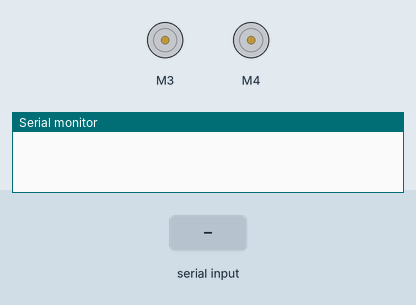
Recording of a sketch running on a simulated Arduino Uno, built with avr-gcc and run on an emulated ATmega328P. Parts: 2 × DC motor (green arrow = forward, orange = backward, longer = faster), the last lines printed to the serial monitor. The test bench sets the inputs (shaded band).

Above: at 1.2 s.
1.3 s: "G\n" received over Serial
At 2.0 s:
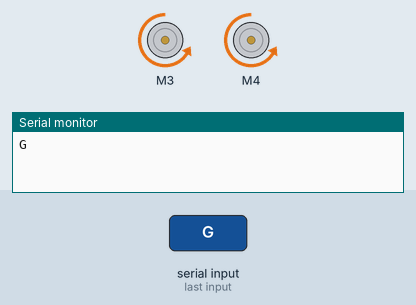
2.8 s: "B\n" received over Serial
At 3.2 s:
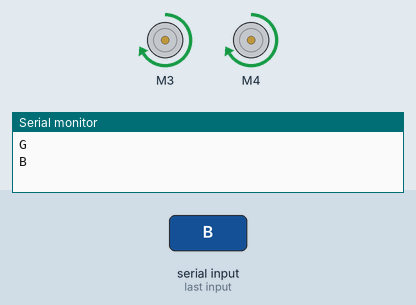
4.3 s: "R\n" received over Serial
At 5.5 s:
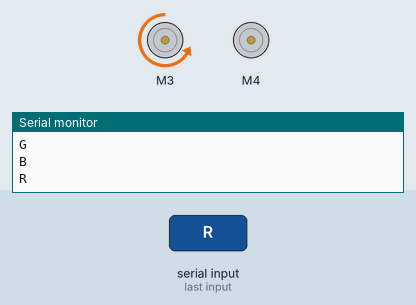
5.8 s: "L\n" received over Serial
At 6.5 s:
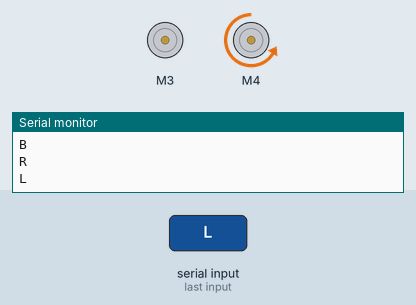
Timing chart, 0 to 8.3 s (numbered marks = the images above; inputs shaded):
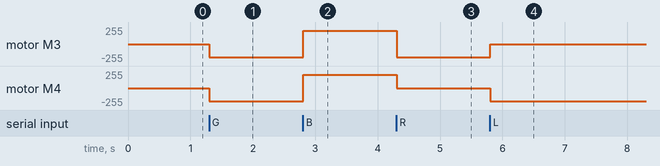

Measured:
- after the input at 1.3 s, motor M3, motor M4: stopped → backward 200/255 at once
- after the input at 2.8 s, motor M3, motor M4: backward 200/255 → forward 200/255 at once
- after the input at 4.3 s, motor M3: forward 200/255 → backward 200/255 at once; motor M4: forward 200/255 → stopped at once
- after the input at 5.8 s, motor M3: backward 200/255 → stopped at once; motor M4: stopped → backward 200/255 at once

The sketch:

serial.ino
```cpp
#include	<AFMotor.h>

// motor speed
#define MAX_VEL 200
#define MID_VEL 150

#define BACK_VEL 200  // 후진 속도

#define SMALL_DELAY_TIME 120  // 회전 시간
#define TINY_DELAY_TIME 100   // 직진 시간
#define BACK_DELAY_TIME 80    // 후진 시간


/*
motor pin number
a: right motor
b: left motor
*/

AF_DCMotor	a(3);
AF_DCMotor	b(4);

/*
constant delay time
delay time is wheel operation time
if the delay time is longer, the wheel operation time is longer.
*/

void setup()
{
	Serial.begin(9600);

	a.setSpeed(200);
	b.setSpeed(200);

	a.run(RELEASE);
	b.run(RELEASE);
}

void test()
{
	Serial.println("test code");
	delay(2000);

	uint8_t i;

	// a.run(FORWARD);
	// b.run(FORWARD);
	// for (i=0; i<255; i++) {
	// 	a.setSpeed(i);
	// 	b.setSpeed(i);
	// 	delay(10);
	// }
	// a.run(BACKWARD);
	// b.run(BACKWARD);
	// for (i=0; i<255; i++) {
	// 	a.setSpeed(i);
	// 	b.setSpeed(i);
	// 	delay(10);
	// }
	a.run(RELEASE);
	b.run(RELEASE);

	Serial.println("motors stopped");
	delay(1000);
}

void FrontFucntion() {
	a.run(FORWARD);
	b.run(FORWARD);
}

void mainFunction()
{
	// 시리얼 데이터가 없으면 리턴
	if (Serial.available() == 0) {
		return;
	}

	// 버퍼에 있는 가장 최신 명령만 읽기 (오래된 명령 무시)
	// 최대 50개까지만 읽어서 성능 보장
	char direction = '\0';
	int readCount = 0;
	while(Serial.available() > 0 && readCount < 50) {
		char c = Serial.read();
		if (c != '\n' && c != '\r') {
			direction = c;
		}
		readCount++;
	}

	// 남은 버퍼 데이터는 모두 클리어
	while(Serial.available() > 0) {
		Serial.read();
	}

	// 유효한 명령이 없으면 리턴
	if (direction == '\0') {
		return;
	}

	switch(direction){
		case 'S':
			a.run(RELEASE);
			b.run(RELEASE);
			a.setSpeed(0);
			b.setSpeed(0);
			break;
		case 'G':
			a.run(BACKWARD);
			b.run(BACKWARD);
			a.setSpeed(MAX_VEL);
			b.setSpeed(MAX_VEL);
			break;
		case 'B':
			a.run(FORWARD);
			b.run(FORWARD);
			a.setSpeed(BACK_VEL);
			b.setSpeed(BACK_VEL);
			delay(BACK_DELAY_TIME);
			break;
		case 'R':
			a.run(BACKWARD);
			b.run(BACKWARD);
			a.setSpeed(MAX_VEL);
			b.setSpeed(0);
			break;
		case 'L':
			a.run(BACKWARD);
			b.run(BACKWARD);
			a.setSpeed(0);
			b.setSpeed(MAX_VEL);
			break;
		case 'r':
			a.run(BACKWARD);
			b.run(BACKWARD);
			a.setSpeed(MAX_VEL);
			b.setSpeed(0);
			break;
		case 'l':
			a.run(BACKWARD);
			b.run(BACKWARD);
			a.setSpeed(0);
			b.setSpeed(MAX_VEL);
			break;
		default:
			a.run(RELEASE);
			b.run(RELEASE);
			return;
	}
	Serial.println(direction);
}

void loop()
{
	// test();
	mainFunction();
	delay(10);  // CPU 과부하 방지 및 안정적인 시리얼 통신
}
```
